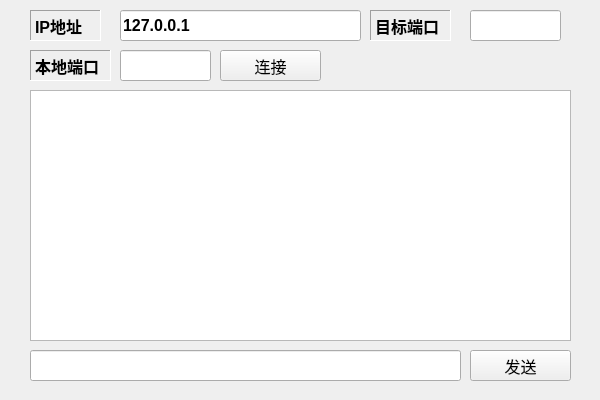
<?xml version="1.0" encoding="UTF-8"?>
<ui version="4.0">
 <class>exp_2_ClientClass</class>
 <widget class="QMainWindow" name="exp_2_ClientClass">
  <property name="geometry">
   <rect>
    <x>0</x>
    <y>0</y>
    <width>600</width>
    <height>400</height>
   </rect>
  </property>
  <property name="windowTitle">
   <string>exp_2_Client</string>
  </property>
  <widget class="QWidget" name="centralWidget">
   <widget class="QLineEdit" name="LE_adderss">
    <property name="geometry">
     <rect>
      <x>120</x>
      <y>10</y>
      <width>241</width>
      <height>31</height>
     </rect>
    </property>
    <property name="font">
     <font>
      <pointsize>12</pointsize>
      <weight>75</weight>
      <bold>true</bold>
     </font>
    </property>
    <property name="text">
     <string>127.0.0.1</string>
    </property>
   </widget>
   <widget class="QLabel" name="label">
    <property name="geometry">
     <rect>
      <x>30</x>
      <y>10</y>
      <width>71</width>
      <height>31</height>
     </rect>
    </property>
    <property name="font">
     <font>
      <pointsize>12</pointsize>
      <weight>75</weight>
      <bold>true</bold>
     </font>
    </property>
    <property name="frameShape">
     <enum>QFrame::Panel</enum>
    </property>
    <property name="frameShadow">
     <enum>QFrame::Sunken</enum>
    </property>
    <property name="text">
     <string>IP地址</string>
    </property>
   </widget>
   <widget class="QLabel" name="label_2">
    <property name="geometry">
     <rect>
      <x>30</x>
      <y>50</y>
      <width>81</width>
      <height>31</height>
     </rect>
    </property>
    <property name="font">
     <font>
      <pointsize>12</pointsize>
      <weight>75</weight>
      <bold>true</bold>
     </font>
    </property>
    <property name="frameShape">
     <enum>QFrame::Panel</enum>
    </property>
    <property name="frameShadow">
     <enum>QFrame::Sunken</enum>
    </property>
    <property name="text">
     <string>本地端口</string>
    </property>
   </widget>
   <widget class="QLineEdit" name="LE_localPort">
    <property name="geometry">
     <rect>
      <x>120</x>
      <y>50</y>
      <width>91</width>
      <height>31</height>
     </rect>
    </property>
    <property name="font">
     <font>
      <pointsize>12</pointsize>
      <weight>75</weight>
      <bold>true</bold>
     </font>
    </property>
    <property name="text">
     <string/>
    </property>
   </widget>
   <widget class="QTextBrowser" name="TB_message">
    <property name="geometry">
     <rect>
      <x>30</x>
      <y>90</y>
      <width>541</width>
      <height>251</height>
     </rect>
    </property>
    <property name="font">
     <font>
      <pointsize>12</pointsize>
      <weight>75</weight>
      <bold>true</bold>
     </font>
    </property>
   </widget>
   <widget class="QLineEdit" name="LE_message">
    <property name="geometry">
     <rect>
      <x>30</x>
      <y>350</y>
      <width>431</width>
      <height>31</height>
     </rect>
    </property>
    <property name="font">
     <font>
      <pointsize>12</pointsize>
      <weight>75</weight>
      <bold>true</bold>
     </font>
    </property>
    <property name="text">
     <string/>
    </property>
   </widget>
   <widget class="QPushButton" name="PB_send">
    <property name="geometry">
     <rect>
      <x>470</x>
      <y>350</y>
      <width>101</width>
      <height>31</height>
     </rect>
    </property>
    <property name="font">
     <font>
      <pointsize>12</pointsize>
     </font>
    </property>
    <property name="text">
     <string>发送</string>
    </property>
   </widget>
   <widget class="QPushButton" name="PB_connect">
    <property name="geometry">
     <rect>
      <x>220</x>
      <y>50</y>
      <width>101</width>
      <height>31</height>
     </rect>
    </property>
    <property name="font">
     <font>
      <pointsize>12</pointsize>
     </font>
    </property>
    <property name="text">
     <string>连接</string>
    </property>
   </widget>
   <widget class="QLineEdit" name="LE_targetPort">
    <property name="geometry">
     <rect>
      <x>470</x>
      <y>10</y>
      <width>91</width>
      <height>31</height>
     </rect>
    </property>
    <property name="font">
     <font>
      <pointsize>12</pointsize>
      <weight>75</weight>
      <bold>true</bold>
     </font>
    </property>
    <property name="text">
     <string/>
    </property>
   </widget>
   <widget class="QLabel" name="label_3">
    <property name="geometry">
     <rect>
      <x>370</x>
      <y>10</y>
      <width>81</width>
      <height>31</height>
     </rect>
    </property>
    <property name="font">
     <font>
      <pointsize>12</pointsize>
      <weight>75</weight>
      <bold>true</bold>
     </font>
    </property>
    <property name="frameShape">
     <enum>QFrame::Panel</enum>
    </property>
    <property name="frameShadow">
     <enum>QFrame::Sunken</enum>
    </property>
    <property name="text">
     <string>目标端口</string>
    </property>
   </widget>
  </widget>
 </widget>
 <layoutdefault spacing="6" margin="11"/>
 <resources>
  <include location="exp_2_Client.qrc"/>
 </resources>
 <connections/>
</ui>
